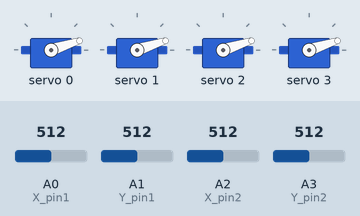
The sketch below on a simulated Arduino Nano 33 IoT. Shown: 4 × servo. Inputs (shaded band) come from the test bench; at power-on: A0 (X_pin1) = 512, A1 (Y_pin1) = 512, A2 (X_pin2) = 512, A3 (Y_pin2) = 512. What the sketch prints to the serial monitor is not drawn.

Above: at 1.2 s.
1.3 s: A0 (X_pin1) set to 534
2.8 s: A0 (X_pin1) set to 551
At 3.27 s:
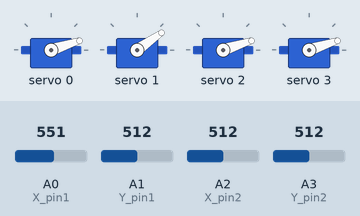
At 3.88 s:
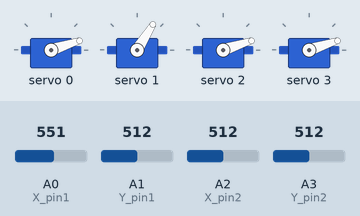
5.8 s: A1 (Y_pin1) set to 540
8.6 s: A1 (Y_pin1) set to 551
At 8.76 s:
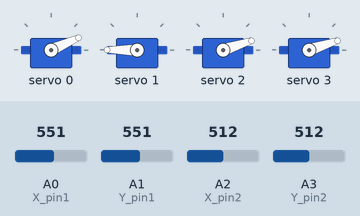
11.6 s: A2 (X_pin2) set to 534
14.4 s: A2 (X_pin2) set to 551
At 19.3 s:
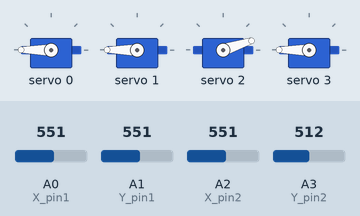
Timing chart, 0 to 20.2 s (numbered marks = the images above; inputs shaded):
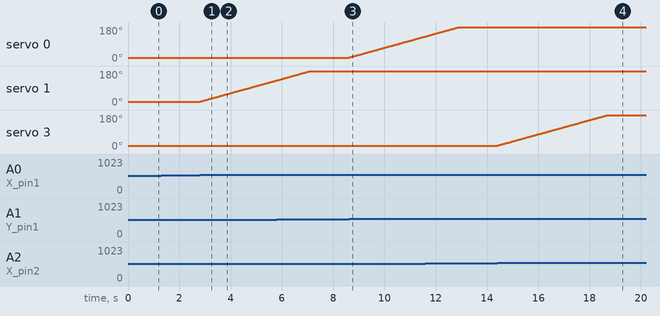

Measured:
- the behaviour switches between 550 and 551 on A0 (X_pin1) (found by bisection; images 0 and 1)
- the behaviour switches between 550 and 551 on A1 (Y_pin1) (found by bisection; images 2 and 3)
- the behaviour switches between 550 and 551 on A2 (X_pin2) (found by bisection; images 3 and 4)
- after the input at 1.3 s, every drawn part: stays the same
- after the input at 2.8 s, servo 1: moves from 18° to 130° over 3.0 s, starting at once
- after the input at 8.6 s, servo 0: moves from 18° to 130° over 3.0 s, starting at once
- after the input at 14.4 s, servo 3: moves from 18° to 180° over 4.3 s, starting at once

The sketch:

tc_servo2.ino
```cpp
//#include <LiquidCrystal.h>//écran LCD

// initialize the library with the numbers of the interface pins
//LiquidCrystal lcd(7, 8, 9, 10, 11, 12); //pins utilisés (?)


//Variables pour le joystick:
float inputs[5]; //position du joystick: 1 vertical, 1 horizontal, 2 vertical, 2 horizontal
const int SW_pin = 2; // digital pin connected to switch output
const int X_pin1 = A0; // analog pin connected to X output
const int Y_pin1 = A1; // analog pin connected to Y output
const int X_pin2 = A2; // analog pin connected to X output
const int Y_pin2 = A3; // analog pin connected to Y output

//variables pour les OUTPUT
// connexions de la carte pwm servo controller: GND -> GND, OE rien, SCL -> A5, SDA -> A4, VCC -> + de la carte (3.3 ou 5V), V+ -> alim (5V de la carte sur le pin ou alim 5V sur l'entrée verte)
//#include <Servo.h>
#include <Wire.h>
#include <Adafruit_PWMServoDriver.h>
Adafruit_PWMServoDriver pwm = Adafruit_PWMServoDriver();
#define SERVOMIN  150 // This is the 'minimum' pulse length count (out of 4096)
#define SERVOMAX  600 // This is the 'maximum' pulse length count (out of 4096)
#define USMIN  600 // This is the rounded 'minimum' microsecond length based on the minimum pulse of 150
#define USMAX  2400 // This is the rounded 'maximum' microsecond length based on the maximum pulse of 600
#define SERVO_FREQ 50 // Analog servos run at ~50 Hz updates
const float pas_max = 10;

//position des servo
const int nbservo = 4;
float position[nbservo];


//Gestion du programme
void setup(){
  pinMode(SW_pin, INPUT);
  pwm.begin();
  digitalWrite(SW_pin, HIGH);
  Serial.begin(9600);
  Serial.println("hallo");
  pwm.setOscillatorFrequency(27000000);
  pwm.setPWMFreq(SERVO_FREQ);  // Analog servos run at ~50 Hz updates
  for(int i =0; i<nbservo;i++){position[i]=SERVOMIN;}
  majpos();

}

void loop(){
  majinput();
  for(int i=0;i<nbservo;i++){
    if(inputs[i]!=0){position[i]+=inputs[i]*pas_max/500;}
    position[i] = clamp(position[i],SERVOMIN, SERVOMAX);
  }
  majpos();
  delay(10);
/**/}

void majinput(){
  for(int i=0;i<nbservo;i++){inputs[i]=0;}

  int X=analogRead(X_pin1);
  int Y=analogRead(Y_pin1);
  if(Y<450||Y>550){inputs[0]=Y-500;}
  if(X<450||X>550){inputs[1]=X-500;}
  X=analogRead(X_pin2);
  Y=analogRead(Y_pin2);
  if(Y<450||Y>550){inputs[2]=Y-500;}
  if(X<450||X>550){inputs[3]=X-500;}
}

void majpos(){
  for(int i=0;i<nbservo;i++){
    pwm.setPWM(i,0,position[i]);
  }
}

float clamp(float a, float b, float c){
  return max(b,min(a,c));
}
```
